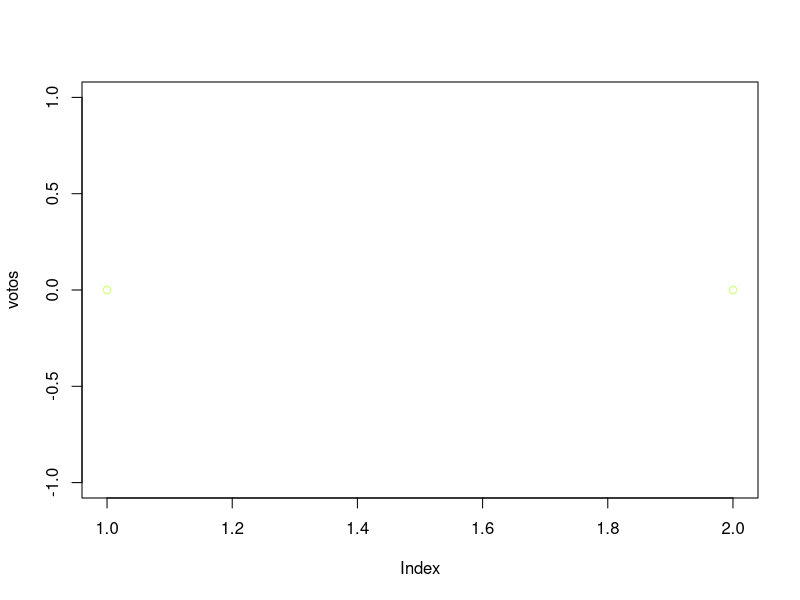
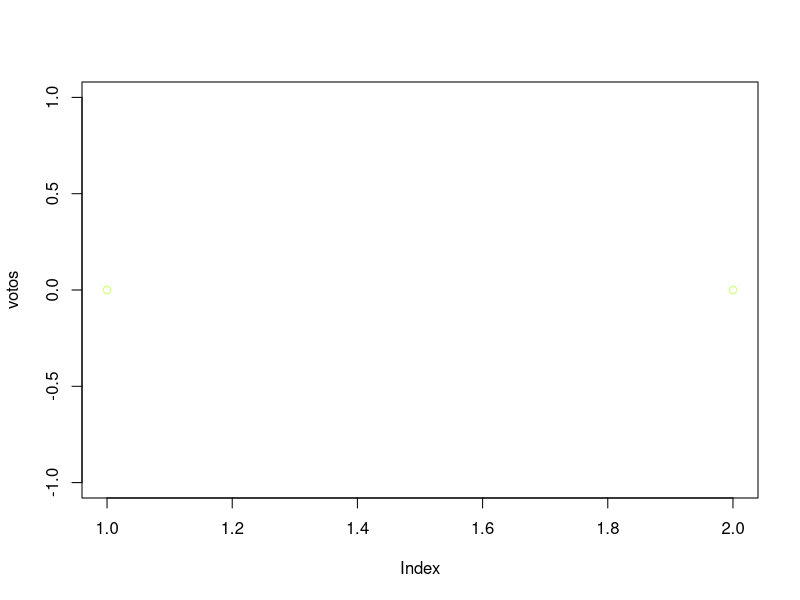
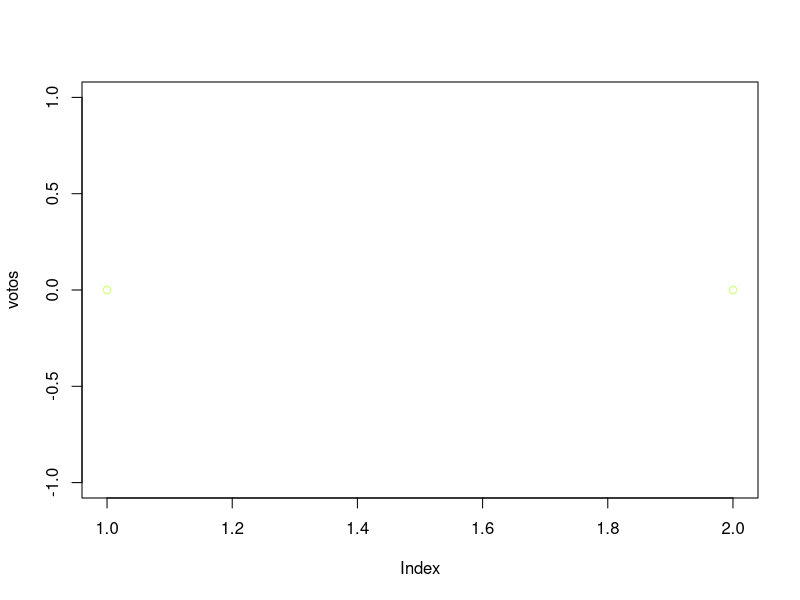
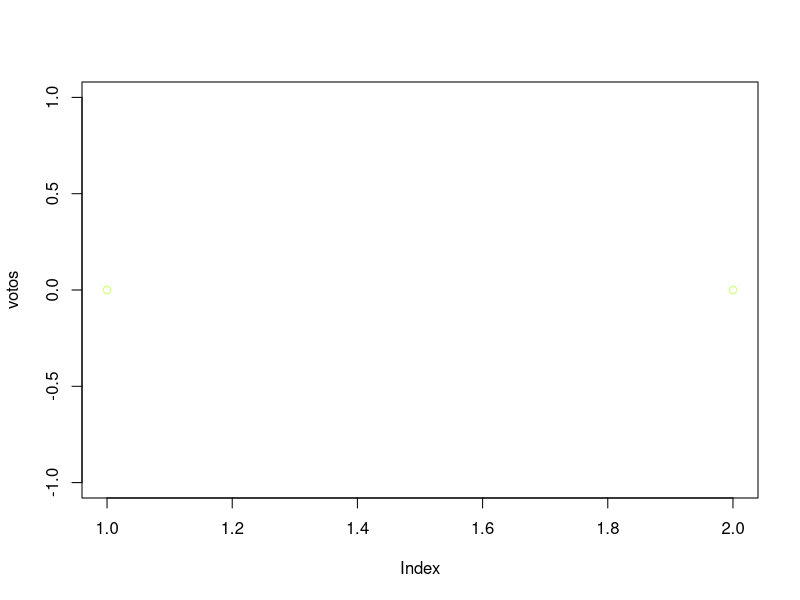
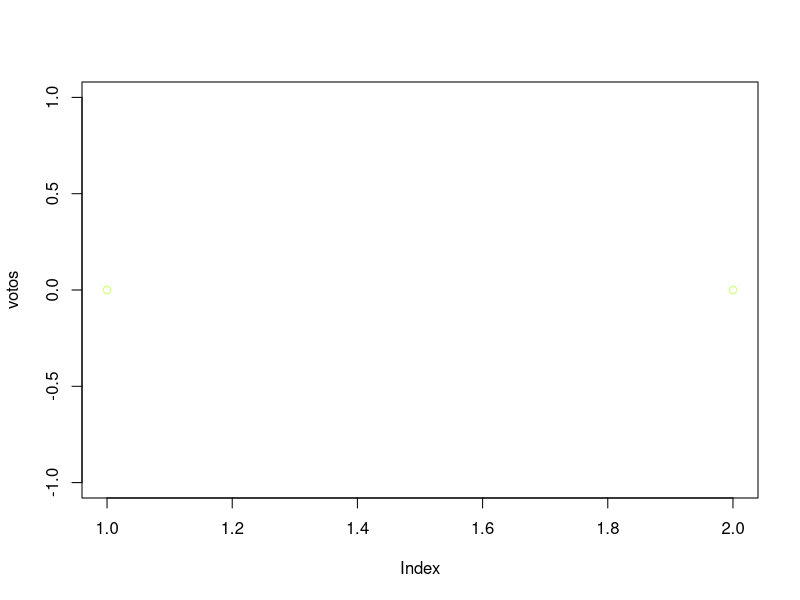
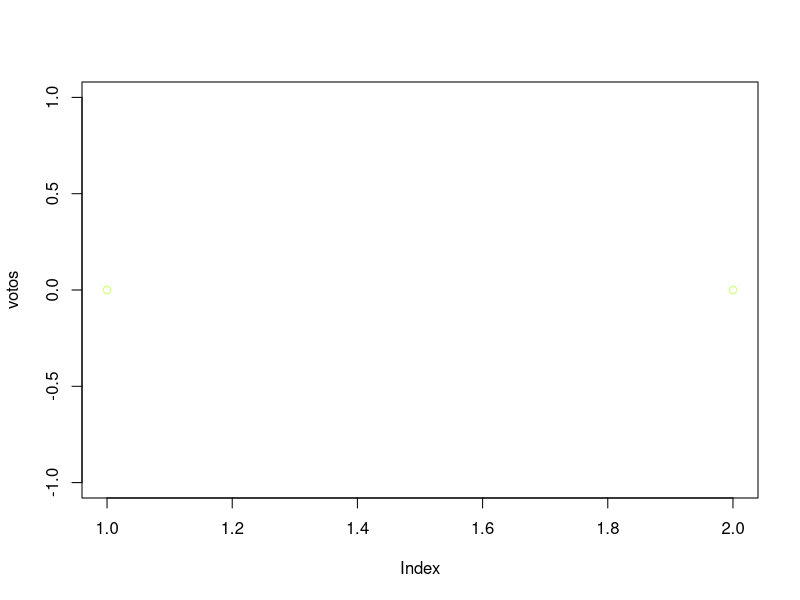
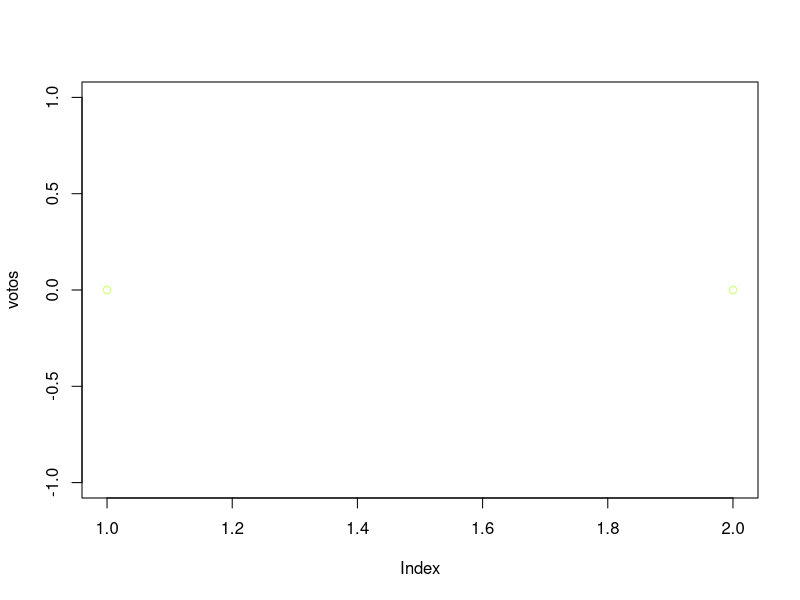
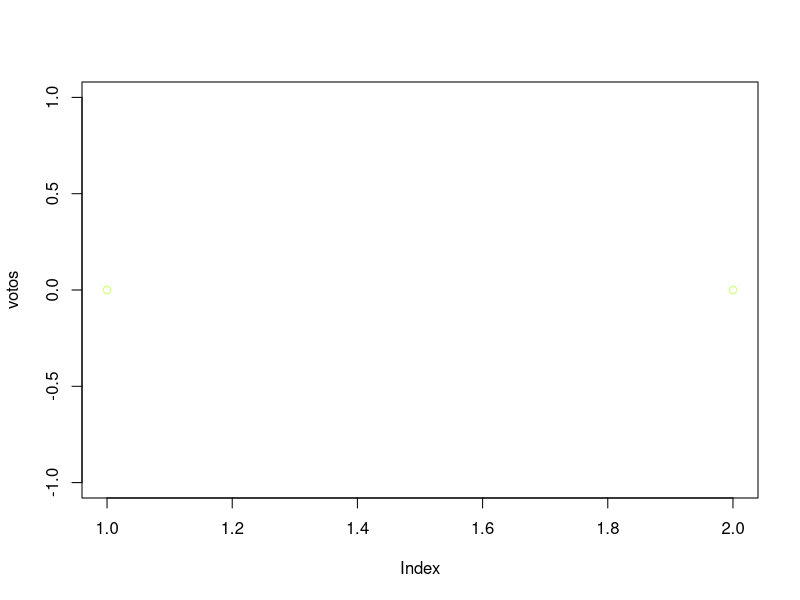

Reproduce these figures in R, in order. (Note: a time limit stopped this script after it produced the figures.)
3### OPCION 1 DEL MENU
registrarCandidato<-function(candidatos,votos){
    limite<-3;
    if(length(candidatos)>=limite){
        print(paste("Solo pueden registrar ", limite, " candidatos"));
        flush.console();
        return(candidatos);
    }else{
        can<-readline("Nombre del candidato: ");
        candidatos<-c(candidatos,can);
        votos<-c(votos,0);
        assign("candidatos", candidatos, envir = .GlobalEnv)
        assign("votos", votos, envir = .GlobalEnv)
        return (0);
    }
}

#OPCION 3 DEL MENU
listarCandidatos<-function(candidatos){
    print("LISTA DE CANDIDATOS")
    for(can in candidatos){
        print(can);
    }
    flush.console();
    return(0);
}


#OPCION 4 DEL MENU
votar<-function(candidatos,votos){
    print("LISTA DE CANDIDATOS")
    for(i in 1:length(candidatos)){
        print(paste(i," - ",candidatos[i]));
    }
    flush.console();
    opt<-readline("Elija su candidato: ");
    opt<-as.numeric(opt);
    
    votos[opt]<-votos[opt]+1;
    assign("votos", votos, envir = .GlobalEnv)
    votoAzar(votos);
    return(0);
}

votoAzar<-function(votos){
    num<-length(votos)
    v<-sample(1:num,1);
    votos[v]<-votos[v]+1;
    assign("votos", votos, envir = .GlobalEnv)
    return(0);
}


candidatos<-c("blanco","Yesid")
votos<-c(0,0);

print("MENU DE OPCIONES");
print("1 Registrar candidato");
print("2 Reiniciar votos");
print("3 Listar candidatos");
print("4 Usuario ingresa un voto");

print("-1 Salir");

while(1){
    opt<-readline("Elija una opcion: ");
    if(opt==1){
        registrarCandidato(candidatos,votos);
    }
    if(opt==3){
        listarCandidatos(candidatos);
    }
    if(opt==4){
        votar(candidatos,votos);
    }
    
    if(opt==-1){
        print(votos);
        return (0)
    }
    
    plot(votos,col="darkolivegreen1");
    Sys.sleep(0)
}
